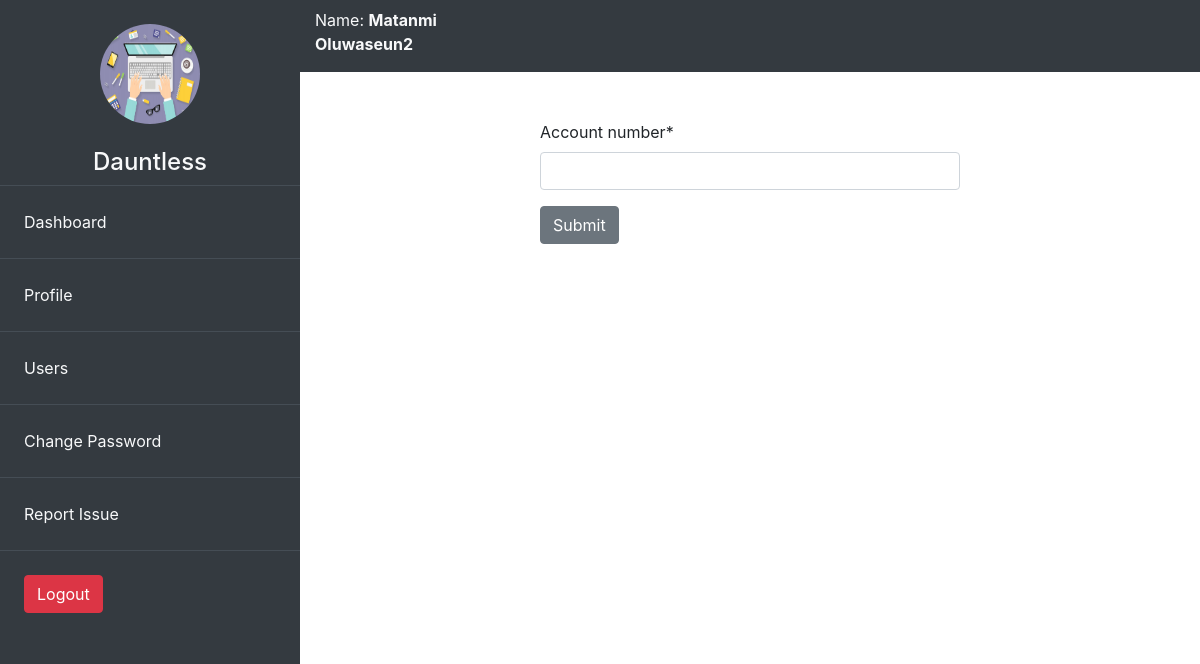
Page /accounts/transfer-money/ (signed in) on the committed database.
### accounts/models.py (models this page shows, shortened)
class User(AbstractUser):
    pass

class Account(models.Model):
    user = models.OneToOneField(User, on_delete=models.CASCADE)
    image = models.ImageField(null=True, blank=True, upload_to='images/')
    sec_num = models.IntegerField(default=get_secret_num())
    acc_bal = models.IntegerField(default=0)
    gender = models.CharField(max_length=20, choices=gender, blank=True)

### accounts/transactions.py (the view)
# urls.py: path('transfer-money/', transactions.transmoney_view, name='transfermoney'),
@login_required(login_url='/accounts/login')
def transmoney_view(request):
    form = AccountForm(request.POST or None)
    name = 'transfer.html'
    context = {
        'form':form
    }
    return render(request, name, context)

### accounts/forms.py
class AccountForm(forms.Form):
    account_number = forms.IntegerField()

### accounts/templates/transfer.html (shortened to what this page needs)
{% extends 'base.html' %}
{% load crispy_forms_tags %}
{% block content %}
<div class="row">
    <div class="col-6 mx-auto mt-5">
        <form action="{% url 'accounts:transverify' %}" method="POST">
            {{form | crispy}}
            <input type="submit" class="btn btn-secondary">
        </form>
    </div>
</div>
{% endblock %}

### template/base.html (shortened to what this page needs)
<!DOCTYPE html>
{% load static %}
{% load humanize %}
<html lang="en">
<head>
    <link rel="stylesheet" href="{% static 'css/bootstrap.css' %}">
</head>
<body>
    <div class="container-fluid">
        <div class="row" style="height: 100vh;">
            <div class="col-3 bg-dark p-0">
                <div class='text-center m-4'>
                    <img src="{% if user.account.image %}
                    {{user.account.image.url }}
                    {% else %}
                    {% static 'images/icon.png' %}
                    {% endif %}
                    "
                    alt="" width="100px" height="100px" class="rounded-circle">
                </div>
                <div class="text-center text-light">
                    <h4>{{ user.username.title }}</h4>
                </div>
                <div class="">
                    <table class="table table-hover table-dark">
                        <tr >
                            <td class="p-4 "><a href="{% url 'accounts:dashboard' %}" class="text-light">Dashboard</a></td>
                        </tr>
                        <tr >
                            <td class="p-4"><a href="{% url 'accounts:profile' %}" class="text-light">Profile</a></td>
                        </tr>
                        {% if user.is_staff %}
                        <tr >
                            <td class="p-4 "><a href="{% url 'accounts:users' %}" class="text-light">Users</a></td>
                        </tr>
                        {% endif %}
                        <tr>
                            <td class="p-4"><a href="{% url 'accounts:passwordChange' %}" class="text-light">Change Password</a></td>
                        </tr>
                        <tr>
                            <td class="p-4 "><a href="{% url 'accounts:report' %}" class="text-light">Report Issue</a></td>
                        </tr>
                        <tr>
                            <td class="p-4"><a href="{% url 'accounts:logout' %}" class="btn btn-danger">Logout</a></td>
                        </tr>
                    </table>
                </div>
            </div>
            <div class="col-9">
                <div class="row bg-dark pt-2 text-light">
                    <div class="col-3">
                        <p>Name: <b>{{ user.get_full_name }}</b></p>
                    </div>
                </div>
                {% block content %}{% endblock content %}
            </div>
        </div>
    </div>
</body>
</html>

### rows in the picture
User: image (picture), username "Dauntless", get_full_name "Matanmi Oluwaseun2"
